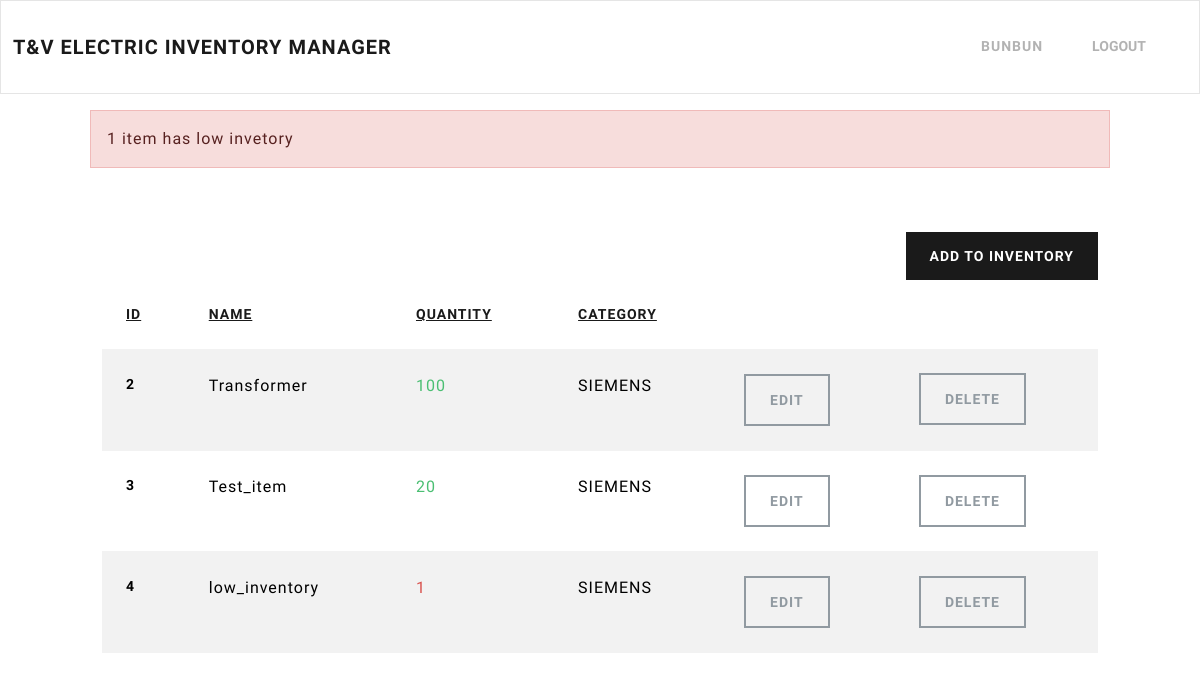
The app's page /dashboard/ (signed in) with its own data.
### inventory/models.py (models this page shows, shortened)
class InventoryItem(models.Model):
    name = models.CharField(max_length=200)
    quantity = models.IntegerField()
    category = models.ForeignKey('Category', on_delete=models.SET_NULL, blank=True, null=True)
    date_created = models.DateTimeField(auto_now_add=True)
    user = models.ForeignKey(User, on_delete=models.CASCADE)

class Category(models.Model):
    name = models.CharField(max_length=200)
    class Meta:
        verbose_name_plural = 'Categories'

### inventory/views.py (the view)
# urls.py: path('dashboard/', Dashboard.as_view(), name='dashboard'),
class Dashboard(LoginRequiredMixin, View):
	def get(self, request):
		sort_by = request.GET.get('sort', 'id')
		allowed_fields = ['id', 'name', 'quantity', 'category_name']
		if sort_by.lstrip('-') not in [field.split('__')[0] for field in allowed_fields]:
			sort_by = 'id'  # fallback if invalid
		items = InventoryItem.objects.filter(user=self.request.user.id).order_by(sort_by)
		low_inventory = InventoryItem.objects.filter(
			user=self.request.user.id,
			quantity__lte=LOW_QUANTITY
		)
		if low_inventory.count() > 0:
			if low_inventory.count() > 1:
				messages.error(request, f'{low_inventory.count()} items have low inventory')
			else:
				messages.error(request, f'{low_inventory.count()} item has low invetory')
		low_inventory_ids = InventoryItem.objects.filter(
			user=self.request.user.id,
			quantity__lte=LOW_QUANTITY
		).values_list('id', flat=True)
		return render(request, 'inventory/dashboard.html',
					 {'items': items, 'low_inventory_ids': low_inventory_ids, 'sort_by': sort_by})

### inventory/templates/inventory/dashboard.html (shortened to what this page needs)
{% extends 'inventory/base.html' %}
{% block content %}
    {% if messages %}
        <div class="row mt-3">
            {% for message in messages %}
                {% if message.tags == 'error' %}
                    <div class="col-md-10 col-12 mx-auto alert alert-danger">
                        {{ message}}
                    </div>
                {% else %}
                    <div class="col-md-10 col-12 mx-auto alert alert-success">
                        {{ message}}
                    </div>
                {% endif %}
            {% endfor %}
        </div>
    {% endif %}
    <div class="row">
        <div class="col-md-10 col-12 mx-auto mt-5">
            <div class="d-flex justify-content-end">
                <a href="{% url 'add-item' %}" class="btn btn-primary">Add To Inventory</a>
            </div>
            <table class="table table-hover table-striped">
                <thead>
                    <tr>
                        <th scope="col">
                            <a href="?sort={% if sort_by == 'id' %}-id{% else %}id{% endif %}">ID</a>
                        </th>
                        <th scope="col">
                            <a href="?sort={% if sort_by == 'name' %}-name{% else %}name{% endif%}">Name</a>
                        </th>
                        <th scope="col">
                            <a href="?sort={% if sort_by == 'quantity' %}-quantity{% else %}quantity{% endif%}">Quantity</a>
                        </th>
                        <th scope="col">
                            <a href="?sort={% if sort_by == 'category' %}-category{% else %}category{% endif%}">Category</a>
                        </th>
                        <th scope="col"></th>
                    </tr>
                </thead>
                <tbody>
                    {% for item in items %}
                    <tr>
                        <th scope="row">{{ item.id }}</th>
                        <td>{{ item.name }}</td>
                        {% if item.id in low_inventory_ids %}
                            <td class="text-danger">{{ item.quantity }}</td>
                        {% else %}
                            <td class="text-success">{{ item.quantity }}</td>
                        {% endif %}
                        <td>{{ item.category.name }}</td>
                        <td><a href="{% url 'edit-item' item.id %}" class="btn btn-outline-secondary">Edit</a></td>
                        <td><a href="{% url 'delete-item' item.id %}" class="btn btn-outline-secondary">Delete</a></td>
                    </tr>
                    {% endfor %}
                </tbody>
            </table>
        </div>
    </div>
{% endblock content %}

### inventory/templates/inventory/navigation.html (shortened to what this page needs)
<nav class="navbar navbar-expand-lg bg-light">
	<div class="container-fluid">
		<a class="navbar-brand" href="{% url 'index' %}">T&V Electric Inventory Manager</a>
		<div class="collapse navbar-collapse justify-content-end" id="navbarNav">
			<ul class="navbar-nav">
				{% if user.is_authenticated %}
					<li class="nav-item">
						<a class="nav-link" href="#">{{ user.username }}</a>
					</li>
					<li class="nav-item">
          				<form method="post" action="{% url 'logout' %}" style="display:inline;">
            				<button type="submit" class="btn btn-link nav-link" style="padding:9px">Logout</button>
          				</form>
        			</li>
				{% endif %}
			</ul>
		</div>
	</div>
</nav>

### records on screen
InventoryItem: id "2", name "Transformer", quantity "100", category.name "SIEMENS"
InventoryItem: id "3", name "Test_item", quantity "20", category.name "SIEMENS"
InventoryItem: id "4", name "low_inventory", quantity "1", category.name "SIEMENS"

### other values on screen
{{ user.username }} "BUNBUN"
{{ message }} "1 item has low invetory"
